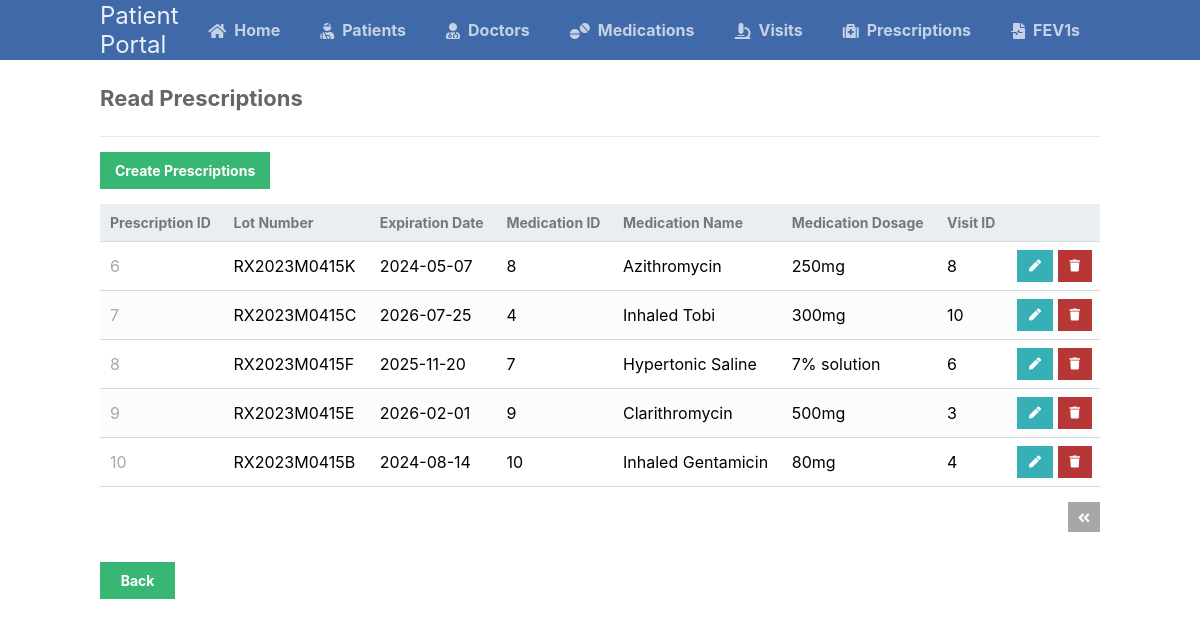
The app's page /scripts/prescriptions_table/prescriptions_read.php?page=2 with its own data.
### tables this page shows
CREATE TABLE prescriptions (
	prescription_id INT AUTO_INCREMENT NOT NULL UNIQUE,
	medication_id INT NOT NULL,
	visit_id INT NOT NULL,
	prescription_lot_num VARCHAR(100) NOT NULL,
	prescription_expiration_date DATE NOT NULL,
	PRIMARY KEY (prescription_id),
	CONSTRAINT prescription_FK1 FOREIGN KEY (medication_id) REFERENCES medications (medication_id),
	CONSTRAINT prescription_FK2 FOREIGN KEY (visit_id) REFERENCES visits (visit_id)
);

CREATE TABLE medications (
	medication_id INT AUTO_INCREMENT NOT NULL UNIQUE,
	medication_name VARCHAR(100) NOT NULL,
	medication_enzyme_status CHAR(3) NOT NULL CHECK (medication_enzyme_status IN ("Yes", "No")),	
	medication_enzyme_type VARCHAR(255),
	medication_dosage VARCHAR(255) NOT NULL,
	medication_quantity INT NOT NULL,
	medication_frequency CHAR(3) CHECK (medication_frequency IN ("QD", "BID", "TID", "QHS", "N/A")), 
	PRIMARY KEY (medication_id)
);

CREATE TABLE visits (
	visit_id INT AUTO_INCREMENT NOT NULL UNIQUE,
	doctor_id INT NOT NULL,
	patient_id INT NOT NULL,
	date_of_visit DATE NOT NULL,
	PRIMARY KEY (visit_id),
	CONSTRAINT visit_FK1 FOREIGN KEY (doctor_id) REFERENCES doctors (doctor_id),
	CONSTRAINT visit_FK2 FOREIGN KEY (patient_id) REFERENCES patients (patient_id)
);

### scripts/prescriptions_table/prescriptions_read.php (the view, shortened to what this page needs)
<?php
@include_once (APP_ROOT.APP_FOLDER_NAME . '/scripts/functions.php');
$pdo = pdo_connect_mysql();
$page = isset($_GET['page']) && is_numeric($_GET['page']) ? (int)$_GET['page'] : 1;
$records_per_page = 5;
$stmt = $pdo->prepare('SELECT * FROM medications AS M, prescriptions AS Pr, visits AS V WHERE M.medication_id = Pr.medication_id AND V.visit_id = Pr.visit_id ORDER BY Pr.prescription_id LIMIT :current_page, :record_per_page');
$stmt->bindValue(':current_page', ($page-1)*$records_per_page, PDO::PARAM_INT);
$stmt->bindValue(':record_per_page', $records_per_page, PDO::PARAM_INT);
$stmt->execute();
$prescriptions = $stmt->fetchAll(PDO::FETCH_ASSOC);
?>
<?=template_header('Read')?>
<div class="content read">
	<h2>Read Prescriptions</h2>
	<a href="prescriptions_create.php" class="create-contact">Create Prescriptions</a>
	<table>
        <thead>
            <tr>
                <td>Prescription ID</td>
                <td>Lot Number</td>
                <td>Expiration Date</td>
                <td>Medication ID</td>
                <td>Medication Name</td>
                <td>Medication Dosage</td>
                <td>Visit ID</td>
                <td></td>
            </tr>
        </thead>
        <tbody>
            <?php foreach ($prescriptions as $prescription): ?>
            <tr>
                <td><?=$prescription['prescription_id']?></td>
                <td><?=$prescription['prescription_lot_num']?></td>
                <td><?=$prescription['prescription_expiration_date']?></td>
                <td><?=$prescription['medication_id']?></td>
                <td><?=$prescription['medication_name']?></td>
                <td><?=$prescription['medication_dosage']?></td>
                <td><?=$prescription['visit_id']?></td>
                <td class="actions">
                    <a href="prescriptions_update.php?prescription_id=<?=$prescription['prescription_id']?>&medication_id=<?=$prescription['medication_id']?>&visit_id=<?=$prescription['visit_id']?>" class="edit"><i class="fas fa-pen fa-xs"></i></a>
                    <a href="prescriptions_delete.php?prescription_id=<?=$prescription['prescription_id']?>" class="trash"><i class="fas fa-trash fa-xs"></i></a>
                </td>
            </tr>
            <?php endforeach; ?>
        </tbody>
    </table>
	<div class="pagination">
		<?php if ($page > 1): ?>
		<a href="prescriptions_read.php?page=<?=$page-1?>"><i class="fas fa-angle-double-left fa-sm"></i></a>
		<?php endif; ?>
	</div>
    <a class="back" href="..\landingPage.php">Back</a>
</div>
<?=template_footer()?>

### styles/style.css (style rules this page uses)
* { box-sizing: border-box; font-family: -apple-system, BlinkMacSystemFont, "segoe ui", roboto, oxygen, ubuntu, cantarell, "fira sans", "droid sans", "helvetica neue", Arial, sans-serif; font-size: 16px; -webkit-font-smoothing: antialiased; -moz-osx-font-smoothing: grayscale; }
body { background-color: #FFFFFF; margin: 0; }
.content { width: 1000px; margin: 0 auto; }
.content h2 { margin: 0; padding: 25px 0; font-size: 22px; border-bottom: 1px solid #ebebeb; color: #666666; }
.read .create-contact { display: inline-block; text-decoration: none; background-color: #38b673; font-weight: bold; font-size: 14px; color: #FFFFFF; padding: 10px 15px; margin: 15px 0; }
.read .pagination { display: flex; justify-content: flex-end; }
.read .pagination a { display: inline-block; text-decoration: none; background-color: #a5a7a9; font-weight: bold; color: #FFFFFF; padding: 5px 10px; margin: 15px 0 15px 5px; }
.read table { width: 100%; padding-top: 30px; border-collapse: collapse; }
.read table thead { background-color: #ebeef1; border-bottom: 1px solid #d3dae0; }
.read table thead td { padding: 10px; font-weight: bold; color: #767779; font-size: 14px; }
.read table tbody tr { border-bottom: 1px solid #d3dae0; }
.read table tbody tr:nth-child(even) { background-color: #fbfcfc; }
.read table tbody tr td { padding: 10px; }
.read table tbody tr td:nth-child(1) { color: #a5a7a9; }
.read table tbody tr td.actions { padding: 8px; text-align: right; }
.read table tbody tr td.actions .edit, .read table tbody tr td.actions .trash { display: inline-flex; text-align: right; text-decoration: none; color: #FFFFFF; padding: 10px 12px; }
.read table tbody tr td.actions .trash { background-color: #b73737; }
.read table tbody tr td.actions .edit { background-color: #37afb7; }
.back { display: block; background-color: #38b673; border: 0; font-weight: bold; font-size: 14px; color: #FFFFFF; cursor: pointer; width: 75px; margin-top: 15px; text-align: center; padding: 10px; text-decoration: none; }

### records on screen
prescriptions: prescription_id "6", prescription_lot_num "RX2023M0415K", prescription_expiration_date "2024-05-07", medication "8", medication.medication_name "Azithromycin", medication.medication_dosage "250mg", visit.visit_id "8"
prescriptions: prescription_id "7", prescription_lot_num "RX2023M0415C", prescription_expiration_date "2026-07-25", medication "4", medication.medication_name "Inhaled Tobi", medication.medication_dosage "300mg", visit.visit_id "10"
prescriptions: prescription_id "8", prescription_lot_num "RX2023M0415F", prescription_expiration_date "2025-11-20", medication "7", medication.medication_name "Hypertonic Saline", medication.medication_dosage "7% solution", visit.visit_id "6"
prescriptions: prescription_id "9", prescription_lot_num "RX2023M0415E", prescription_expiration_date "2026-02-01", medication "9", medication.medication_name "Clarithromycin", medication.medication_dosage "500mg", visit.visit_id "3"
prescriptions: prescription_id "10", prescription_lot_num "RX2023M0415B", prescription_expiration_date "2024-08-14", medication "10", medication.medication_name "Inhaled Gentamicin", medication.medication_dosage "80mg", visit.visit_id "4"
